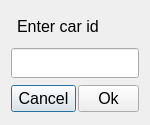
<?xml version="1.0" encoding="UTF-8"?>
<ui version="4.0">
 <class>Dialog</class>
 <widget class="QDialog" name="Dialog">
  <property name="geometry">
   <rect>
    <x>0</x>
    <y>0</y>
    <width>150</width>
    <height>125</height>
   </rect>
  </property>
  <property name="minimumSize">
   <size>
    <width>150</width>
    <height>80</height>
   </size>
  </property>
  <property name="maximumSize">
   <size>
    <width>150</width>
    <height>9999</height>
   </size>
  </property>
  <property name="windowTitle">
   <string>Dialog</string>
  </property>
  <layout class="QVBoxLayout" name="verticalLayout_2">
   <item>
    <layout class="QVBoxLayout" name="verticalLayout">
     <item>
      <widget class="QLabel" name="label">
       <property name="font">
        <font>
         <pointsize>12</pointsize>
        </font>
       </property>
       <property name="styleSheet">
        <string notr="true">padding: 0 0 0 2</string>
       </property>
       <property name="text">
        <string>Enter car id</string>
       </property>
      </widget>
     </item>
     <item>
      <widget class="QLineEdit" name="car_id_LineEdit">
       <property name="minimumSize">
        <size>
         <width>0</width>
         <height>30</height>
        </size>
       </property>
       <property name="styleSheet">
        <string notr="true">padding: 0 0 0 5</string>
       </property>
       <property name="text">
        <string/>
       </property>
       <property name="alignment">
        <set>Qt::AlignCenter</set>
       </property>
      </widget>
     </item>
     <item>
      <widget class="QWidget" name="widget" native="true">
       <layout class="QHBoxLayout" name="horizontalLayout">
        <property name="leftMargin">
         <number>0</number>
        </property>
        <property name="topMargin">
         <number>0</number>
        </property>
        <property name="rightMargin">
         <number>0</number>
        </property>
        <property name="bottomMargin">
         <number>0</number>
        </property>
        <item>
         <widget class="QPushButton" name="btn_cancel">
          <property name="minimumSize">
           <size>
            <width>65</width>
            <height>0</height>
           </size>
          </property>
          <property name="font">
           <font>
            <pointsize>12</pointsize>
           </font>
          </property>
          <property name="text">
           <string>Cancel</string>
          </property>
         </widget>
        </item>
        <item>
         <widget class="QPushButton" name="btn_ok">
          <property name="font">
           <font>
            <pointsize>12</pointsize>
           </font>
          </property>
          <property name="text">
           <string>Ok</string>
          </property>
         </widget>
        </item>
       </layout>
      </widget>
     </item>
    </layout>
   </item>
  </layout>
 </widget>
 <resources/>
 <connections/>
</ui>
